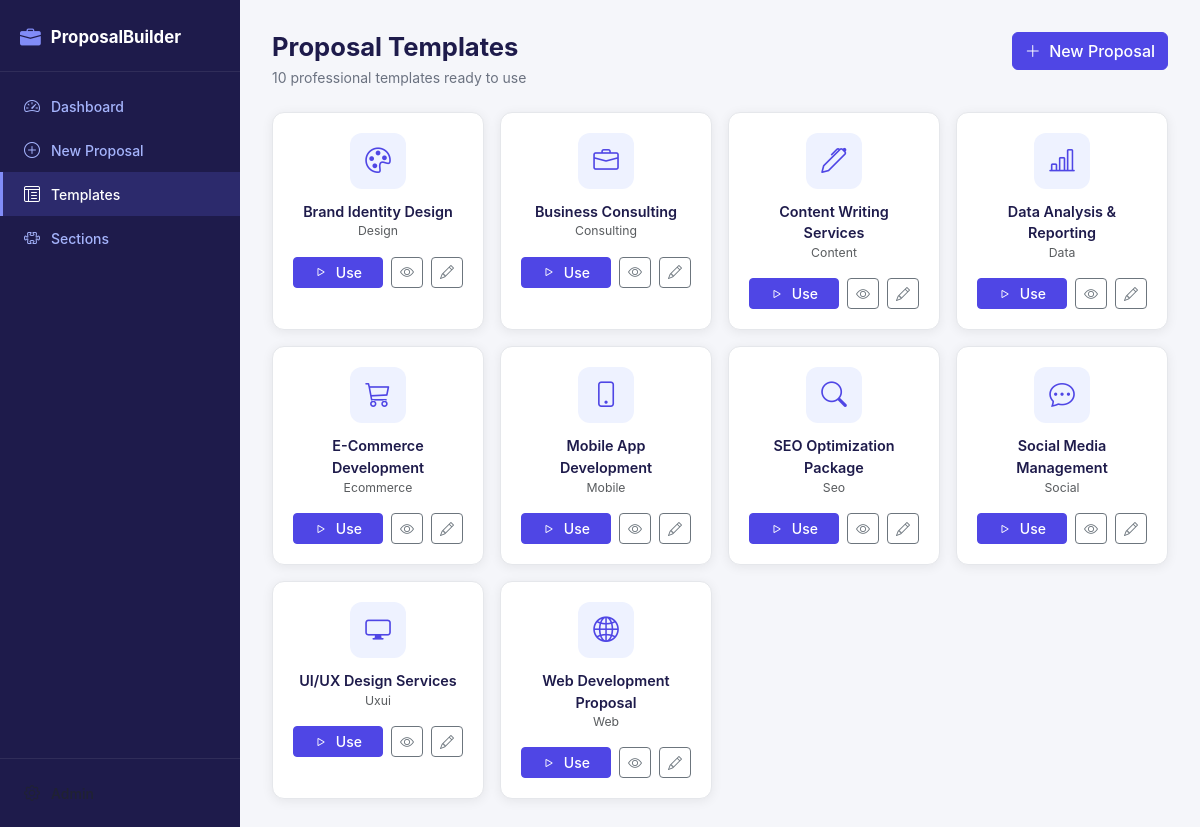
Page /templates on the committed database.
### tables this page shows
CREATE TABLE templates (
            id INTEGER PRIMARY KEY AUTOINCREMENT,
            name TEXT NOT NULL,
            content TEXT NOT NULL,
            category TEXT,
            created_at DATETIME DEFAULT CURRENT_TIMESTAMP
        );

### routes/proposals.py (the view)
@proposals_bp.route('/templates')
def templates_page():
    templates = models.get_all_templates()
    return render_template('template_selector.html', templates=templates)

### models.py (called while the page is built)
def get_db():
    conn = sqlite3.connect(DB_PATH)
    conn.row_factory = sqlite3.Row
    conn.execute("PRAGMA foreign_keys = ON")
    return conn

def get_all_templates():
    conn = get_db()
    rows = conn.execute('SELECT * FROM templates ORDER BY name').fetchall()
    conn.close()
    return [dict(r) for r in rows]

### templates/template_selector.html (shortened to what this page needs)
{% extends 'base.html' %}
{% block content %}
<div class="page-header">
  <div>
    <h1 class="page-title">Proposal Templates</h1>
    <p class="page-sub">{{ templates|length }} professional templates ready to use</p>
  </div>
  <a href="/proposals/new" class="btn btn-primary">
    <i class="bi bi-plus-lg me-1"></i> New Proposal
  </a>
</div>
<div class="templates-grid">
  {% for t in templates %}
  <div class="template-card">
    <div class="template-icon">
      {% set icons = {'web':'globe2','mobile':'phone','design':'palette','content':'pen','seo':'search','social':'chat-dots','ecommerce':'cart3','uxui':'display','data':'bar-chart-line','consulting':'briefcase'} %}
      <i class="bi bi-{{ icons.get(t.category, 'file-earmark-text') }}"></i>
    </div>
    <div class="template-name">{{ t.name }}</div>
    <div class="template-meta text-muted small">{{ t.category|capitalize if t.category else 'General' }}</div>
    <div class="template-actions mt-3 d-flex gap-2">
      <a href="/proposals/new?template={{ t.id }}" class="btn btn-primary btn-sm flex-grow-1">
        <i class="bi bi-play me-1"></i> Use
      </a>
      <button class="btn btn-outline-secondary btn-sm" onclick="previewTemplate({{ t.id }})">
        <i class="bi bi-eye"></i>
      </button>
      <button class="btn btn-outline-secondary btn-sm" onclick="editTemplate({{ t.id }}, {{ t.name|tojson }})">
        <i class="bi bi-pencil"></i>
      </button>
    </div>
  </div>
  {% endfor %}
</div>
{% endblock %}

### templates/base.html (shortened to what this page needs)
<!DOCTYPE html>
<html lang="en">
<head>
  <link href="https://cdn.jsdelivr.net/npm/bootstrap@5.3.2/dist/css/bootstrap.min.css" rel="stylesheet">
  <link href="https://cdn.jsdelivr.net/npm/bootstrap-icons@1.11.3/font/bootstrap-icons.min.css" rel="stylesheet">
  <link href="https://cdn.quilljs.com/1.3.7/quill.snow.css" rel="stylesheet">
  <link rel="stylesheet" href="/static/style.css">
</head>
<body>
<div class="app-shell">
  <aside class="sidebar">
    <div class="sidebar-brand">
      <i class="bi bi-briefcase-fill"></i>
      <span>ProposalBuilder</span>
    </div>
    <nav class="sidebar-nav">
      <a href="/" class="nav-item {% if request.path == '/' %}active{% endif %}">
        <i class="bi bi-speedometer2"></i><span>Dashboard</span>
      </a>
      <a href="/proposals/new" class="nav-item {% if request.path == '/proposals/new' %}active{% endif %}">
        <i class="bi bi-plus-circle"></i><span>New Proposal</span>
      </a>
      <a href="/templates" class="nav-item {% if request.path == '/templates' %}active{% endif %}">
        <i class="bi bi-layout-text-window-reverse"></i><span>Templates</span>
      </a>
      <a href="/sections" class="nav-item {% if request.path == '/sections' %}active{% endif %}">
        <i class="bi bi-puzzle"></i><span>Sections</span>
      </a>
    </nav>
    <div class="sidebar-footer">
      <a href="/julisunkan?token=julisunkan" class="nav-item text-muted">
        <i class="bi bi-gear"></i><span>Admin</span>
      </a>
    </div>
  </aside>
  <main class="main-content">
    <div class="page-content">
      {% block content %}{% endblock %}
    </div>
  </main>
</div>
</body>
</html>

### static/style.css (style rules this page uses)
:root { --sidebar-w: 240px; --brand: #4f46e5; --brand-dark: #3730a3; --brand-light: #eef2ff; --success: #22c55e; --warning: #f59e0b; --danger: #ef4444; --muted: #6b7280; --border: #e5e7eb; --bg: #f5f6fa; --card-bg: #ffffff; --text: #111827; --radius: 12px; --shadow: 0 2px 12px rgba(0,0,0,.07); }
*, *::before, *::after { box-sizing: border-box; }
body { margin: 0; font-family: 'Inter', system-ui, -apple-system, sans-serif; background: var(--bg); color: var(--text); font-size: 14px; }
.app-shell { display: flex; min-height: 100vh; }
.sidebar { width: var(--sidebar-w); background: #1e1b4b; color: #c7d2fe; display: flex; flex-direction: column; position: fixed; top: 0; left: 0; bottom: 0; z-index: 100; overflow-y: auto; }
.sidebar-brand { display: flex; align-items: center; gap: 10px; padding: 22px 20px 18px; font-size: 1.05rem; font-weight: 700; color: #fff; border-bottom: 1px solid rgba(255,255,255,.08); text-decoration: none; }
.sidebar-brand i { font-size: 1.3rem; color: #818cf8; }
.sidebar-nav { padding: 12px 0; flex: 1; }
.sidebar-footer { padding: 12px 0; border-top: 1px solid rgba(255,255,255,.08); }
.nav-item { display: flex; align-items: center; gap: 10px; padding: 10px 20px; color: #a5b4fc; text-decoration: none; font-size: .875rem; font-weight: 500; transition: all .15s; cursor: pointer; border-left: 3px solid transparent; }
.nav-item.active { background: rgba(99,102,241,.2); color: #fff; border-left-color: #818cf8; }
.nav-item i { font-size: 1rem; width: 18px; text-align: center; }
.main-content { margin-left: var(--sidebar-w); flex: 1; min-height: 100vh; }
.page-content { padding: 28px 32px; max-width: 1200px; margin: 0 auto; }
.page-header { display: flex; justify-content: space-between; align-items: flex-start; margin-bottom: 24px; flex-wrap: wrap; gap: 12px; }
.page-title { font-size: 1.6rem; font-weight: 700; margin: 0; color: #1e1b4b; }
.page-sub { color: var(--muted); margin: 4px 0 0; font-size: .875rem; }
.templates-grid { display: grid; grid-template-columns: repeat(auto-fill, minmax(210px, 1fr)); gap: 16px; }
.template-card { background: var(--card-bg); border-radius: var(--radius); padding: 20px; border: 1px solid var(--border); box-shadow: var(--shadow); transition: transform .15s, box-shadow .15s; text-align: center; }
.template-icon { font-size: 1.6rem; width: 56px; height: 56px; background: var(--brand-light); border-radius: 12px; display: flex; align-items: center; justify-content: center; margin: 0 auto 12px; color: var(--brand); }
.template-name { font-weight: 600; font-size: .9rem; color: #1e1b4b; }
.btn { font-weight: 500; }
.btn-primary { background: var(--brand); border-color: var(--brand); }

### rows in the picture
templates: name "Brand Identity Design", category "Design"
templates: name "Business Consulting", category "Consulting"
templates: name "Content Writing Services", category "Content"
templates: name "Data Analysis & Reporting", category "Data"
templates: name "E-Commerce Development", category "Ecommerce"
templates: name "Mobile App Development", category "Mobile"
templates: name "SEO Optimization Package", category "Seo"
templates: name "Social Media Management", category "Social"
templates: name "UI/UX Design Services", category "Uxui"
templates: name "Web Development Proposal", category "Web"

### other values in the picture
{{ templates|length }} "10"
